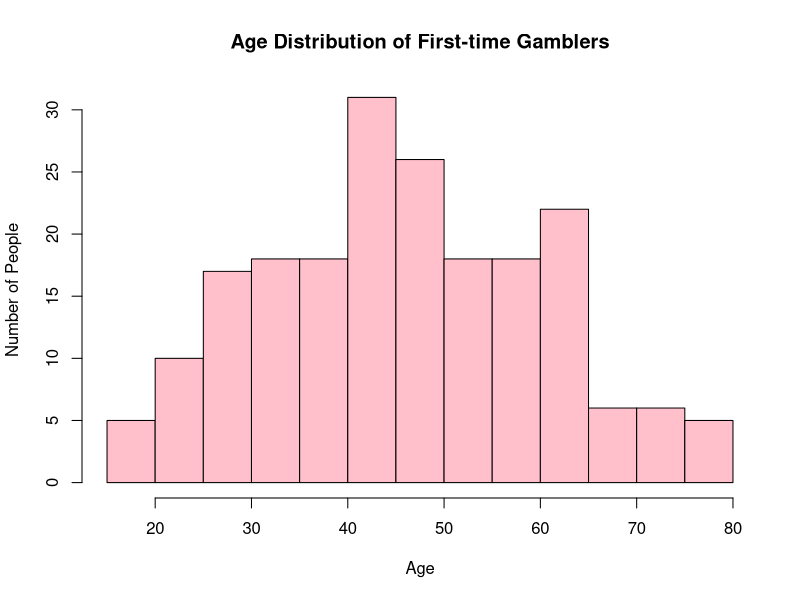
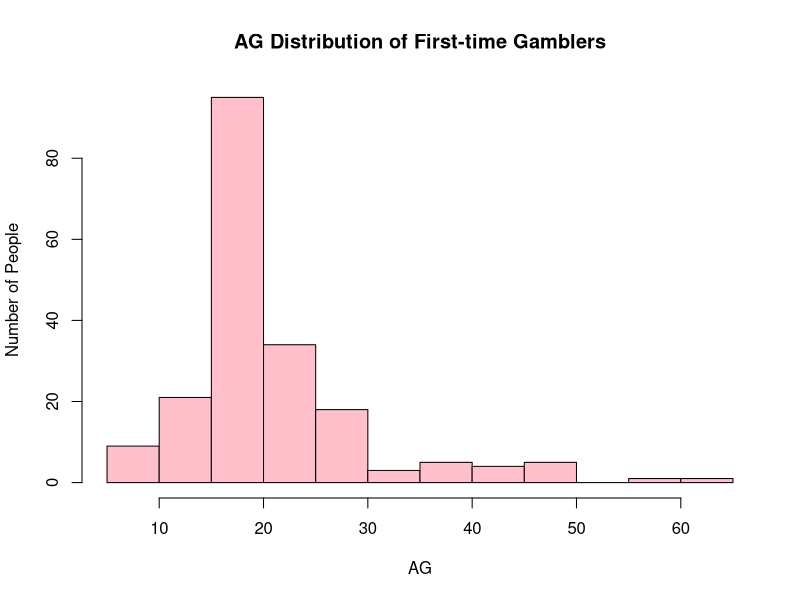
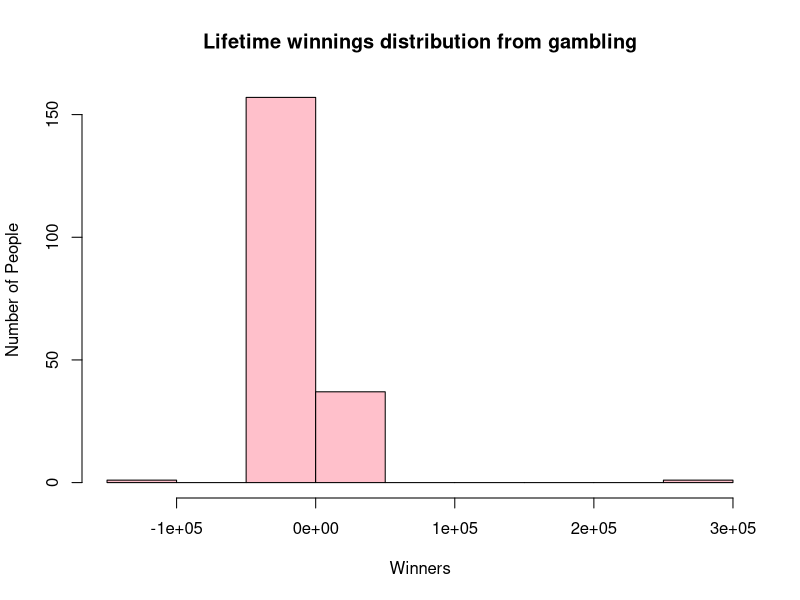

Write R code to recreate these figures, in order.
## ---- chunk 1
knitr::opts_chunk$set(echo = TRUE)
## ---- chunk 2
library(readxl)
dataset_excel <- read_excel("ass3data.xlsx")
## ---- chunk 3
set.seed(0758054)
index <- sample(1:nrow(dataset_excel),200)
AMOD5210 <- dataset_excel[index, ] 
## ---- chunk 4
table(AMOD5210$Gender)
## ---- chunk 5
#Minimum
min(AMOD5210$Age, na.rm = TRUE) 

#Maximum
max(AMOD5210$Age, na.rm = TRUE)  
## ---- chunk 6
#Standard Deviation
sd(AMOD5210$Age, na.rm = TRUE)  

#Mean 
mean(AMOD5210$Age, na.rm = TRUE) 

# Median
median(AMOD5210$Age, na.rm = TRUE) 
## ---- chunk 7
library(psych)
describe(AMOD5210$Age)
## ---- chunk 8
shapiro.test(AMOD5210$Age)
## ---- chunk 9
hist(AMOD5210$Age, xlab = "Age"
     , ylab = "Number of People"
     , main = "Age Distribution of First-time Gamblers"
     , prob = FALSE
     , col = "pink")

## ---- chunk 10
shapiro.test(AMOD5210$AG)
## ---- chunk 11
hist(AMOD5210$AG, xlab = "AG"
     , ylab = "Number of People"
     , main = "AG Distribution of First-time Gamblers"
     , prob = FALSE
     , col = "pink")

## ---- chunk 12
shapiro.test(AMOD5210$LTW)
## ---- chunk 13
hist(AMOD5210$LTW, xlab = "Winners"
     , ylab = "Number of People"
     , main = "Lifetime winnings distribution from gambling"
     , prob = FALSE
     , col = "pink")
